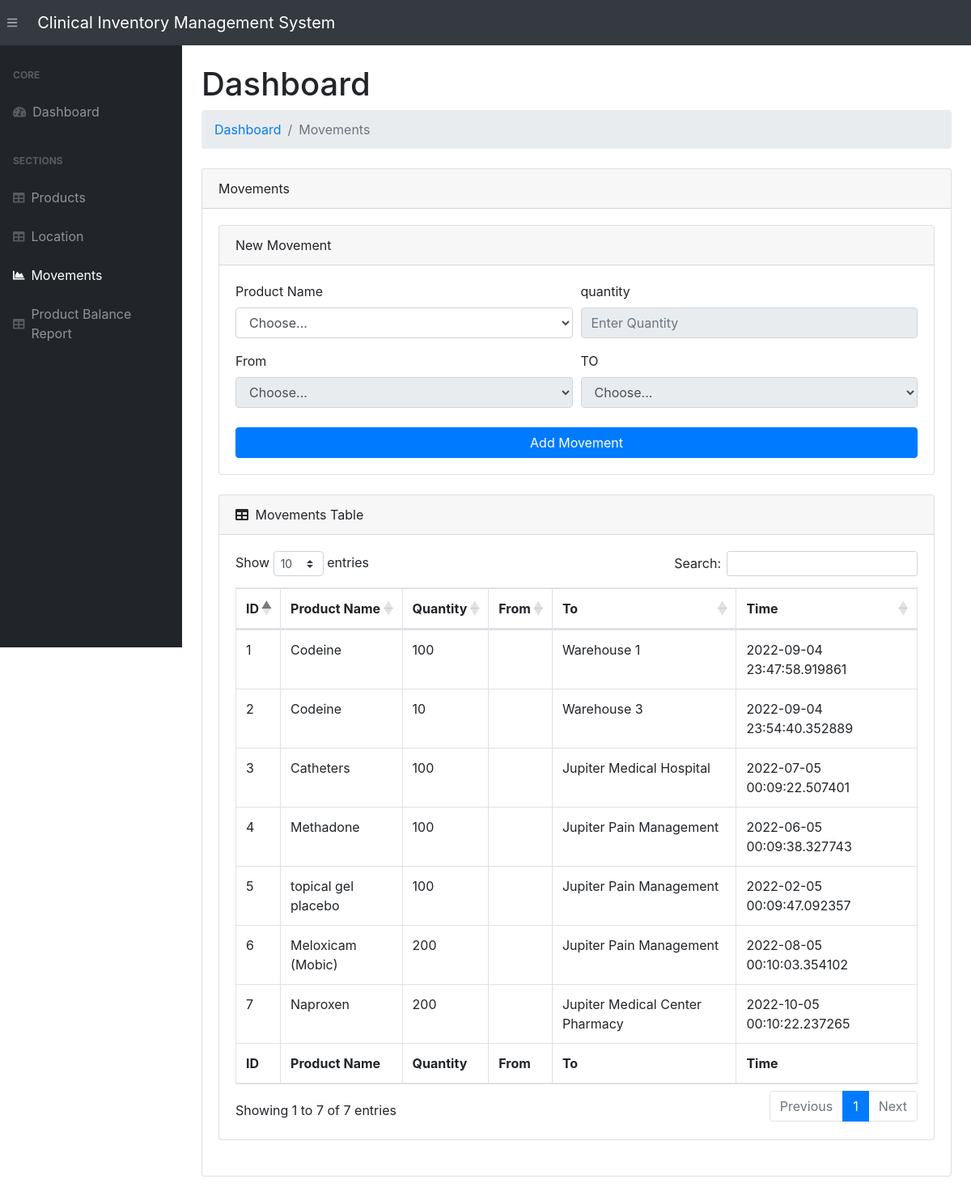
The app's page /movements/ with its own data.
### app.py (models this page shows, shortened)
class ProductMovement(db.Model):
    __tablename__   = 'productmovements'
    movement_id     = db.Column(db.Integer, primary_key=True)
    product_id      = db.Column(db.Integer, db.ForeignKey('products.product_id'))
    qty             = db.Column(db.Integer)
    from_location   = db.Column(db.Integer, db.ForeignKey('locations.location_id'))
    to_location     = db.Column(db.Integer, db.ForeignKey('locations.location_id'))
    movement_time   = db.Column(db.DateTime, default=datetime.utcnow)
    product         = db.relationship('Product', foreign_keys=product_id)
    fromLoc         = db.relationship('Location', foreign_keys=from_location)
    toLoc           = db.relationship('Location', foreign_keys=to_location)

class Product(db.Model):
    __tablename__ = 'products'
    product_id      = db.Column(db.String(200), primary_key=True)
    date_created    = db.Column(db.DateTime, default=datetime.utcnow)

### app.py (the view)
@app.route("/movements/", methods=["POST", "GET"])
def viewMovements():
    if request.method == "POST" :
        product_id      = request.form["productId"]
        qty             = request.form["qty"]
        fromLocation    = request.form["fromLocation"]
        toLocation      = request.form["toLocation"]
        new_movement = ProductMovement(
            product_id=product_id, qty=qty, from_location=fromLocation, to_location=toLocation)
        try:
            db.session.add(new_movement)
            db.session.commit()
            return redirect("/movements/")
        except:
            return "There Was an issue while add a new Movement"
    else:
        products    = Product.query.order_by(Product.date_created).all()
        locations   = Location.query.order_by(Location.date_created).all()
        movs = ProductMovement.query\
        .join(Product, ProductMovement.product_id == Product.product_id)\
        .add_columns(
            ProductMovement.movement_id,
            ProductMovement.qty,
            Product.product_id,
            ProductMovement.from_location,
            ProductMovement.to_location,
            ProductMovement.movement_time)\
        .all()
        movements   = ProductMovement.query.order_by(
            ProductMovement.movement_time).all()
        return render_template("movements.html", movements=movs, products=products, locations=locations)

### templates/movements.html (shortened to what this page needs)
{% extends 'base.html' %}
{% block content %}
<main>
    <div class="container-fluid">
        <h1 class="mt-4">Dashboard</h1>
        <ol class="breadcrumb mb-4">
            <li class="breadcrumb-item"><a href="/">Dashboard</a></li>
            <li class="breadcrumb-item active">Movements</li>
        </ol>
        <div class="card mb-4">
            <div class="card-header">Movements</div>
            <div class="card-body">
                <div class="card mb-4">
                    <div class="card-header">New Movement</div>
                    <div class="card-body">
                        <form action="/movements/" method="POST" id="movements_from">
                            <div class="form-row">
                                <div class="col-md-6">
                                    <div class="form-group">
                                        <label for="productId">Product Name</label>
                                        <select id="productId" name="productId" class="form-control">
                                            <option selected value="">Choose...</option>
                                        </select>
                                    </div>
                                </div>
                                <div class="col-md-6">
                                    <div class="form-group">
                                        <label for="qty">quantity</label>
                                        <input class="form-control" name="qty" id="qty" type="number" placeholder="Enter Quantity" />
                                    </div>
                                </div>
                            </div>
                            <div class="form-row">
                                <div class="col-md-6">
                                    <label for="fromLocation">From</label>
                                    <select id="fromLocation" class="form-control" name="fromLocation">
                                        <option selected value="">Choose...</option>
                                    </select>
                                </div>
                                <div class="col-md-6">
                                    <label for="toLocation">TO</label>
                                    <select id="toLocation" name="toLocation" class="form-control">
                                        <option selected value="">Choose...</option>
                                    </select>
                                </div>
                            </div>
                            <div class="form-group mt-4 mb-0">
                                <input type="submit" class="btn btn-primary btn-block" value="Add Movement" class="btn btn-primary">
                            </div>
                        </form>
                    </div>
                </div>
                <div class="card mb-4">
                <div class="card-header">
                    <i class="fas fa-table mr-1"></i>
                    Movements Table
                </div>
                <div class="card-body">
                    <div class="table-responsive">
                        {% if movements|length < 1 %}
                        <h4>There are no Movements, add one above</h4>
                        {% else %}
                        <table class="table table-bordered" id="dataTable" width="100%" cellspacing="0">
                            <thead>
                                <tr>
                                    <th>ID</th>
                                    <th>Product Name</th>
                                    <th>Quantity</th>
                                    <th>From</th>
                                    <th>To</th>
                                    <th>Time</th>
                                </tr>
                            </thead>
                            <tfoot>
                                <tr>
                                    <th>ID</th>
                                    <th>Product Name</th>
                                    <th>Quantity</th>
                                    <th>From</th>
                                    <th>To</th>
                                    <th>Time</th>
                                </tr>
                            </tfoot>
                            <tbody>
                                {% for movement in movements%}
                                <tr>
                                    <td>{{ movement.movement_id }}</td>
                                    <td>{{ movement.product_id }}</td>
                                    <td>{{ movement.qty }}</td>
                                    <td>{{ movement.from_location }}</td>
                                    <td>{{ movement.to_location }}</td>
                                    <td>{{ movement.movement_time }}</td>
                                </tr>
                                {% endfor %}
                            </tbody>
                        </table>
                        {% endif %}
                </div>
            </div>
                </div>
            </div>
        </div>
    </div>
</main>
{% endblock %}

### records on screen
ProductMovement: movement_id "2", product_id "Codeine", qty "10", to_location "Warehouse 3", movement_time "2022-09-04 23:54:40.352889"
ProductMovement: movement_id "1", product_id "Codeine", qty "100", to_location "Warehouse 1", movement_time "2022-09-04 23:47:58.919861"
ProductMovement: movement_id "4", product_id "Methadone", qty "100", to_location "Jupiter Pain Management", movement_time "2022-06-05 00:09:38.327743"
ProductMovement: movement_id "7", product_id "Naproxen", qty "200", to_location "Jupiter Medical Center Pharmacy", movement_time "2022-10-05 00:10:22.237265"
ProductMovement: movement_id "6", product_id "Meloxicam (Mobic)", qty "200", to_location "Jupiter Pain Management", movement_time "2022-08-05 00:10:03.354102"
ProductMovement: movement_id "3", product_id "Catheters", qty "100", to_location "Jupiter Medical Hospital", movement_time "2022-07-05 00:09:22.507401"
ProductMovement: movement_id "5", product_id "topical gel placebo", qty "100", to_location "Jupiter Pain Management", movement_time "2022-02-05 00:09:47.092357"
